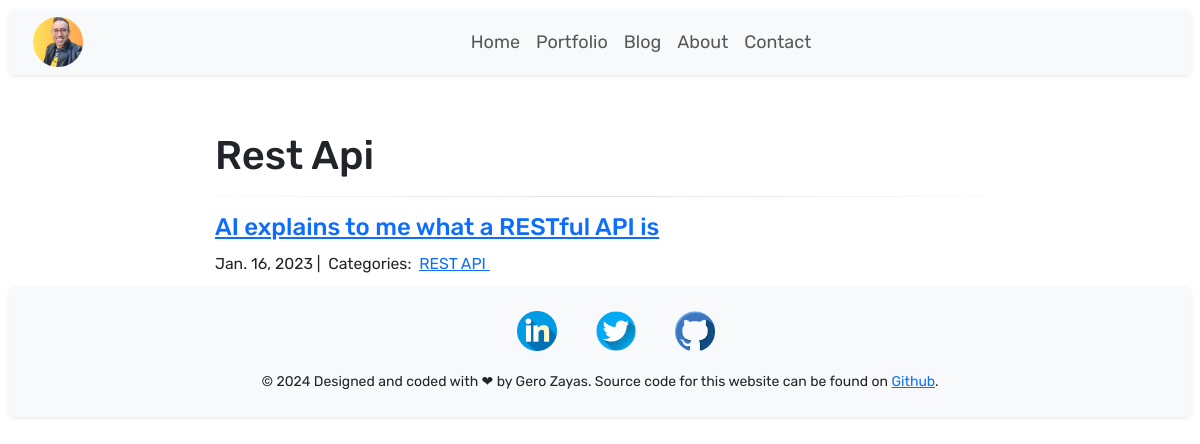
The app's page /blog/REST API/ with its own data.
### blog/models.py (models this page shows, shortened)
class Category(models.Model):
    class Meta:
        verbose_name_plural = "Categories"
        verbose_name = "Category"
    name = models.CharField(max_length=20)

class Post(models.Model):
    name = models.CharField(max_length=255)
    body = RichTextField(blank=True, null=True)
    slug = models.SlugField(null=True, blank=True, max_length=255)
    created_on = models.DateTimeField(auto_now_add=True)
    last_modified = models.DateTimeField(auto_now=True)
    categories = models.ManyToManyField("Category", related_name="posts")
    image = models.ImageField(upload_to="static/images/")
    is_active = models.BooleanField(default=True)

### blog/views.py (the view)
# urls.py: path("<category>/", views.blog_category, name="blog_category"),
def blog_category(request, category):
    posts = Post.objects.filter(categories__name__contains=category).order_by(
        "-created_on"
    )
    context = {"category": category, "posts": posts}
    return render(request, "blog/blog_category.html", context)

### blog/templates/blog/blog_category.html
{% extends 'home/base.html' %}
{% load static %}
{%block blog %}
<div class="col-md-8 offset-md-2">
    <h1>{{ category | title }}</h1>
    <hr>
    {% for post in posts %}
    <h4><a href="{% url 'blog_detail' post.pk%}">{{ post.name }}</a></h4>
    <small>
        {{ post.created_on.date }} |&nbsp;
        Categories:&nbsp;
        {% for category in post.categories.all %}
        <a href="{% url 'blog_category' category.name %}">
            {{ category.name }}
        </a>&nbsp;
        {% endfor %}
    </small>
    {% endfor %}
</div>
{% endblock blog %}

### static/css/main.css (style rules this page uses)
body { font-size: large; }
div { padding: 0.5em; margin: auto; width: auto; flex-direction: row; justify-content: center; }
hr { border: 0; height: 1px; background-image: -webkit-linear-gradient(left, #f0f0f0, #8c8b8b, #f0f0f0); background-image: -moz-linear-gradient(left, #f0f0f0, #8c8b8b, #f0f0f0); background-image: -ms-linear-gradient(left, #f0f0f0, #8c8b8b, #f0f0f0); background-image: -o-linear-gradient(left, #f0f0f0, #8c8b8b, #f0f0f0); }

### home/templates/home/base.html (style rules this page uses)
div { max-width: 1200px !important; }

### records on screen
Category: name "Rest Api", name "REST API"
Post: name "AI explains to me what a RESTful API is", created_on "Jan. 16, 2023"
